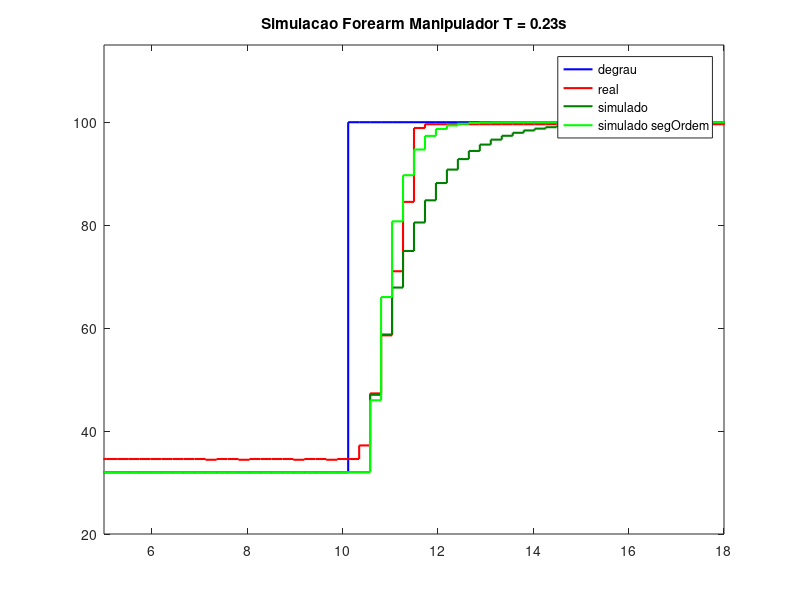
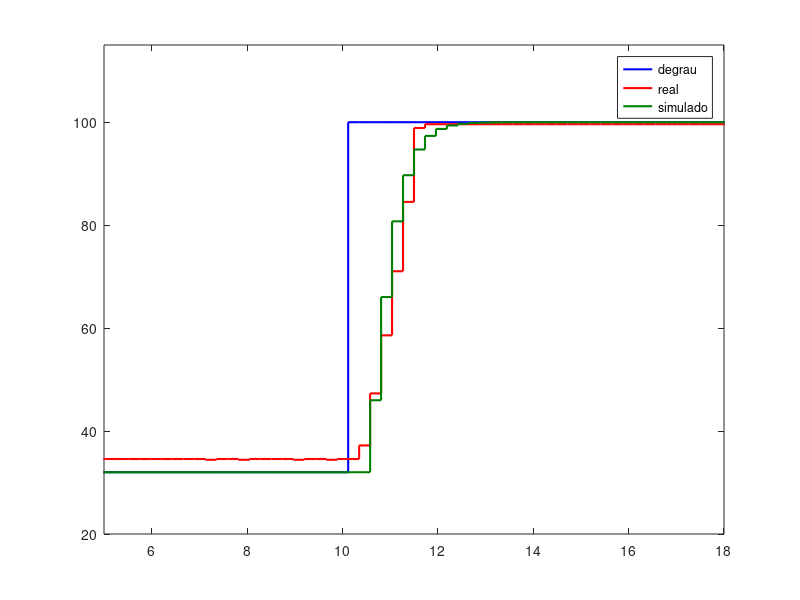
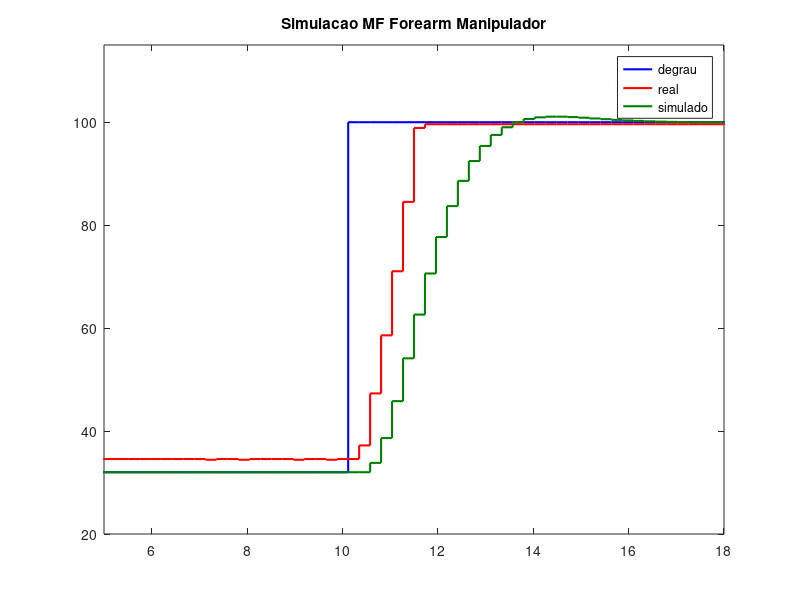

MATLAB code to generate these figures, in order:
clc;
close all;

load('inputForearm0_23.mat')
load('outputForearm0_23.mat')

darkGreen = [0, 0.5, 0];
darknessGreen = [0, 0.1, 0];

% Um polo - Discreto direto
tfForearm0_23 = tf(1,[.92 1])
tfForearm0_23 = c2d(tfForearm0_23, 0.23,'zoh')
% Dois polos c2d (MELHOR RESULTADO)
tfForearm0_23_segOrdem = tf([13.3384],[1 7.3043 13.3384])
tfForearm0_23_segOrdem = c2d(tfForearm0_23_segOrdem, 0.23,'zoh')

timeForearm0_23 = 0:0.23:19.78;

refForearm0_23_estab = zeros(1,187);
timeForearm0_23_estab = 0:0.23:42.78;

for idx = 1:187
    if idx <= 145
        refForearm0_23_estab(1,idx) = 32;
    else
        refForearm0_23_estab(1,idx) = 100;
    end
end

resultStepForearm0_23 = lsim(tfForearm0_23,refForearm0_23_estab,timeForearm0_23_estab);
resultStepForearm0_23_segOrdem = lsim(tfForearm0_23_segOrdem,refForearm0_23_estab,timeForearm0_23_estab);

figure(1)
stairs(timeForearm0_23(1,:),inputForearm0_23(:,1),'b', 'LineWidth', 1.5);
hold on
stairs(timeForearm0_23(1,:),outputForearm0_23(:,1),'r', 'LineWidth', 1.5);
hold on
stairs(timeForearm0_23(1,:),resultStepForearm0_23(101:187,1),'Color',darkGreen, 'LineWidth', 1.5);
hold on
stairs(timeForearm0_23(1,:),resultStepForearm0_23_segOrdem(101:187,1),'g', 'LineWidth', 1.5);
axis([5 18 20 115])
legend('degrau','real','simulado', 'simulado segOrdem')
title('Simulacao Forearm Manipulador T = 0.23s')

figure(2)
stairs(timeForearm0_23(1,:),inputForearm0_23(:,1),'b', 'LineWidth', 1.5);
hold on
stairs(timeForearm0_23(1,:),outputForearm0_23(:,1),'r', 'LineWidth', 1.5);
hold on
stairs(timeForearm0_23(1,:),resultStepForearm0_23_segOrdem(101:187,1),'Color',darkGreen, 'LineWidth', 1.5);
axis([5 18 20 115])
legend('degrau','real','simulado')
%title('Simulacao Forearm Manipulador T = 0.23s')


% ----------------------------- MALHA FECHADA ----------------------------

% C_BASE = C_FOREARM = ( 3.74*s + 3.4 ) / s
% 
% pid = kp + ki/s + kd*s
% 
% Zero = -0.909090
% Polo = 0
% 
% Kp = 3.74
% Ki = 3.4

% c_pi = tf([3.74 3.4],[1 0])
% c_pi = c2d(c_pi,0.23,'zoh')
c_pi = tf([0.13 0.032],[1 -1],0.23)
mf_forearm = feedback(c_pi*tfForearm0_23_segOrdem,1)

result_mf_step_forearm = lsim(mf_forearm,refForearm0_23_estab,timeForearm0_23_estab);

figure(3)
stairs(timeForearm0_23(1,:),inputForearm0_23(:,1),'b', 'LineWidth', 1.5);
hold on
stairs(timeForearm0_23(1,:),outputForearm0_23(:,1),'r', 'LineWidth', 1.5);
hold on
stairs(timeForearm0_23(1,:),result_mf_step_forearm(101:187,1),'b','Color',darkGreen, 'LineWidth', 1.5);
axis([5 18 20 115])
legend('degrau','real','simulado')
title('Simulacao MF Forearm Manipulador')
